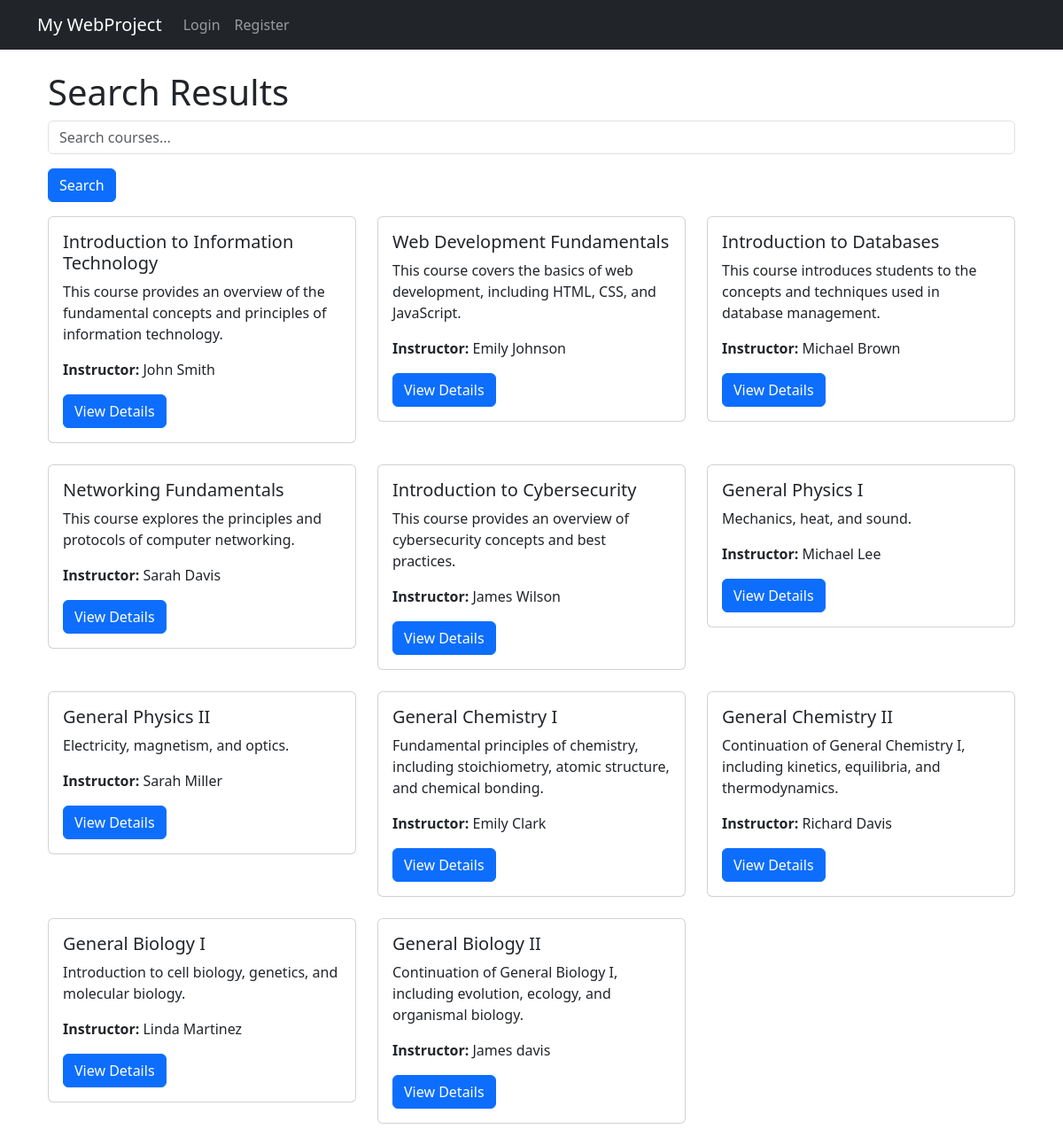
Page /courses/search/ on the committed database.
### courses/models.py (models this page shows, shortened)
class Course(models.Model):
    course_code = models.CharField(max_length=20)
    course_name = models.CharField(max_length=100)
    instructor_name = models.CharField(max_length=100)
    description = models.TextField()
    capacity = models.PositiveIntegerField()
    enrollment_count = models.PositiveIntegerField(default=0)
    prerequisites = models.ManyToManyField('self', symmetrical=False, blank=True)

### courses/views.py (the view)
# urls.py: path('search/', views.course_search_view, name='course_search'),
def course_search_view(request):
    query = request.GET.get('q')
    if query:
        courses = Course.objects.filter(
            Q(course_code__icontains=query) |
            Q(course_name__icontains=query) |
            Q(instructor_name__icontains=query)
        )
    else:
        courses = Course.objects.all()
    if request.user.is_authenticated and hasattr(request.user, 'student'):
        student = request.user.student
        courses = filter_courses_by_prerequisites(courses, student)
    return render(request, 'courses/courses_list.html', {'courses': courses})

### templates/courses/courses_list.html (shortened to what this page needs)
{% extends 'base.html' %}
{% block content %}
<div class="container mt-4">
    <h1>Search Results</h1>
    <form method="GET" action="{% url 'course_search' %}">
        <input type="text" name="q" class="form-control" placeholder="Search courses..." value="{{ request.GET.q }}">
        <button type="submit" class="btn btn-primary mt-3">Search</button>
    </form>
    <div class="row mt-3">
        {% for course in courses %}
            <div class="col-md-4 mb-4">
                <div class="card">
                    <div class="card-body">
                        <h5 class="card-title font-weight-bold">{{ course.course_name }}</h5>
                        <p class="card-text">{{ course.description }}</p>
                        <p class="card-text"><strong>Instructor:</strong> {{ course.instructor_name }}</p>
                        <a href="{% url 'course_detail' course.id %}" class="btn btn-primary">View Details</a>
                    </div>
                </div>
            </div>
        {% empty %}
            <p>No courses found.</p>
        {% endfor %}
    </div>
</div>
{% endblock %}

### rows in the picture
Course: course_name "Introduction to Information Technology", description "This course provides an overview of the fundamental concepts and principles of information technology.", instructor_name "John Smith"
Course: course_name "Web Development Fundamentals", description "This course covers the basics of web development, including HTML, CSS, and JavaScript.", instructor_name "Emily Johnson"
Course: course_name "Introduction to Databases", description "This course introduces students to the concepts and techniques used in database management.", instructor_name "Michael Brown"
Course: course_name "Networking Fundamentals", description "This course explores the principles and protocols of computer networking.", instructor_name "Sarah Davis"
Course: course_name "Introduction to Cybersecurity", description "This course provides an overview of cybersecurity concepts and best practices.", instructor_name "James Wilson"
Course: course_name "General Physics I", description "Mechanics, heat, and sound.", instructor_name "Michael Lee"
Course: course_name "General Physics II", description "Electricity, magnetism, and optics.", instructor_name "Sarah Miller"
Course: course_name "General Chemistry I", description "Fundamental principles of chemistry, including stoichiometry, atomic structure, and chemical bonding.", instructor_name "Emily Clark"
Course: course_name "General Chemistry II", description "Continuation of General Chemistry I, including kinetics, equilibria, and thermodynamics.", instructor_name "Richard Davis"
Course: course_name "General Biology I", description "Introduction to cell biology, genetics, and molecular biology.", instructor_name "Linda Martinez"
Course: course_name "General Biology II", description "Continuation of General Biology I, including evolution, ecology, and organismal biology.", instructor_name "James davis"
